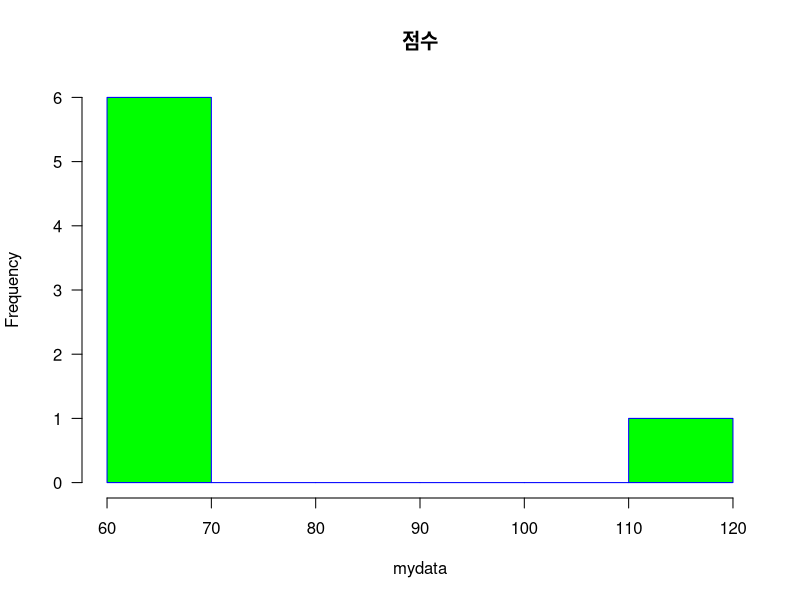
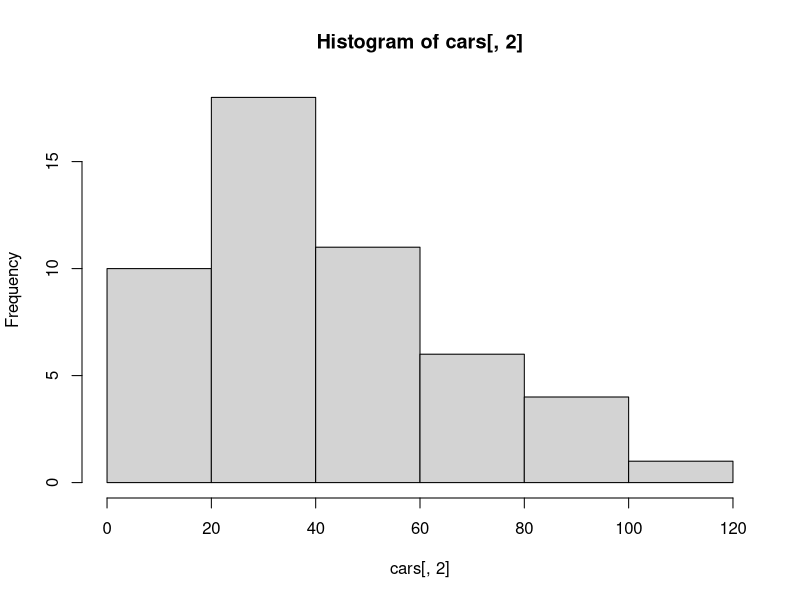
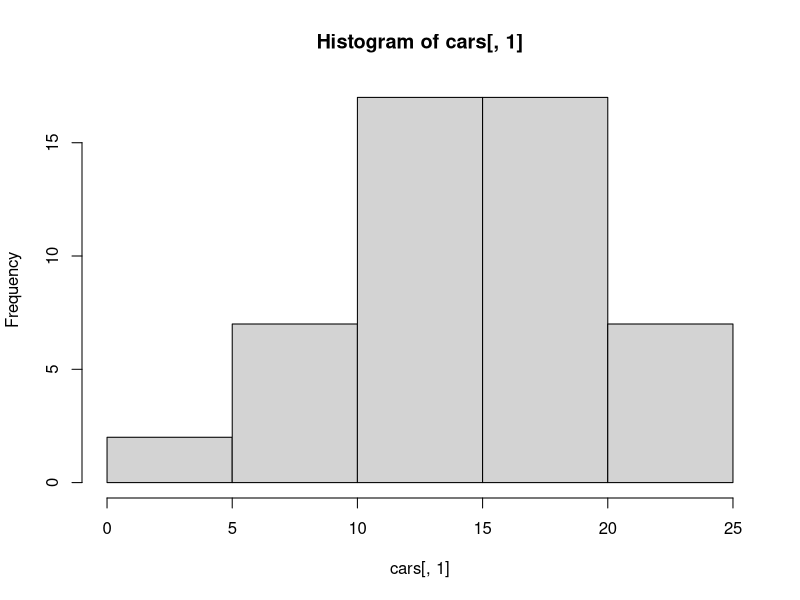
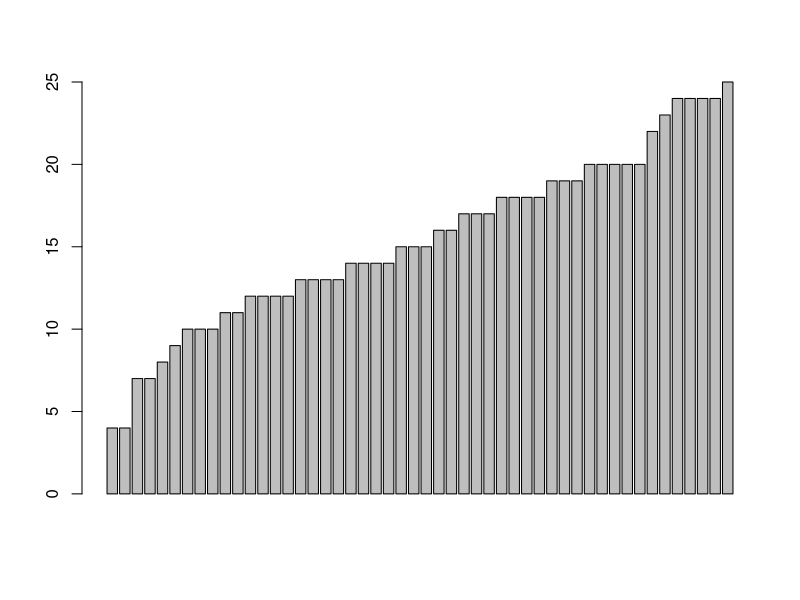
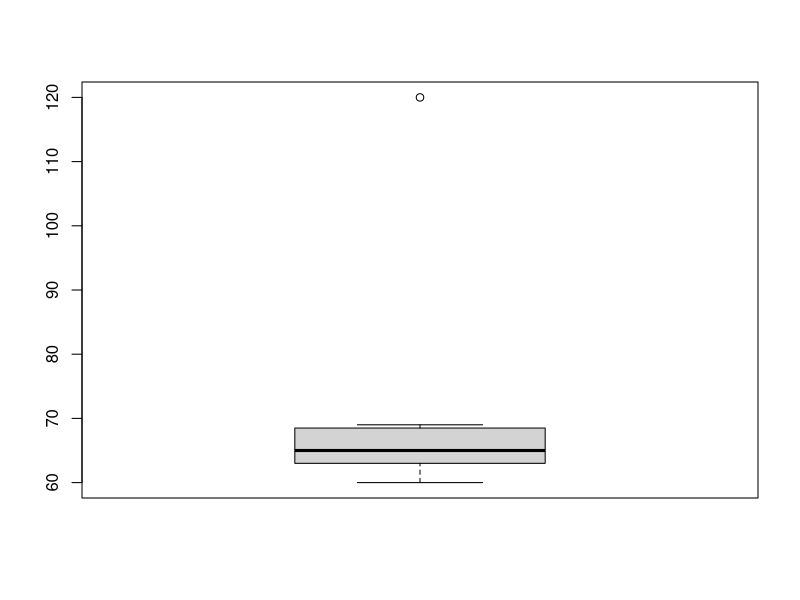
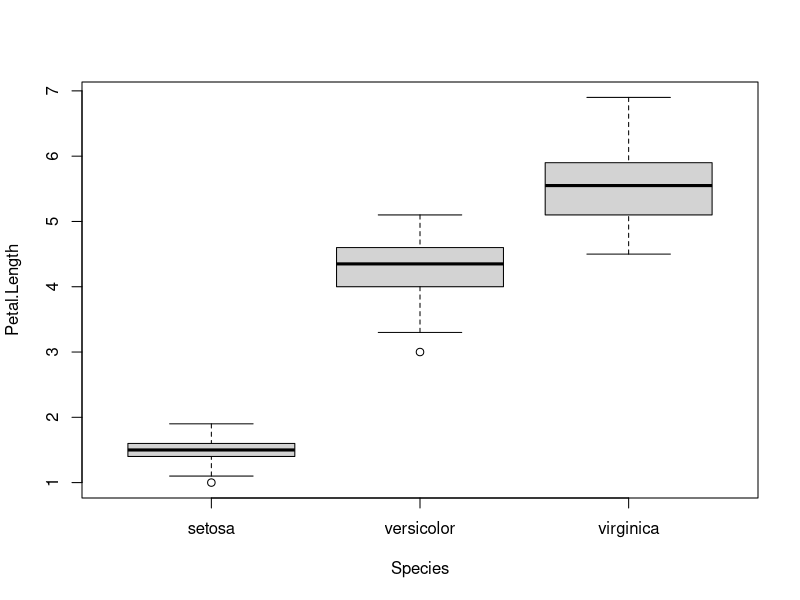
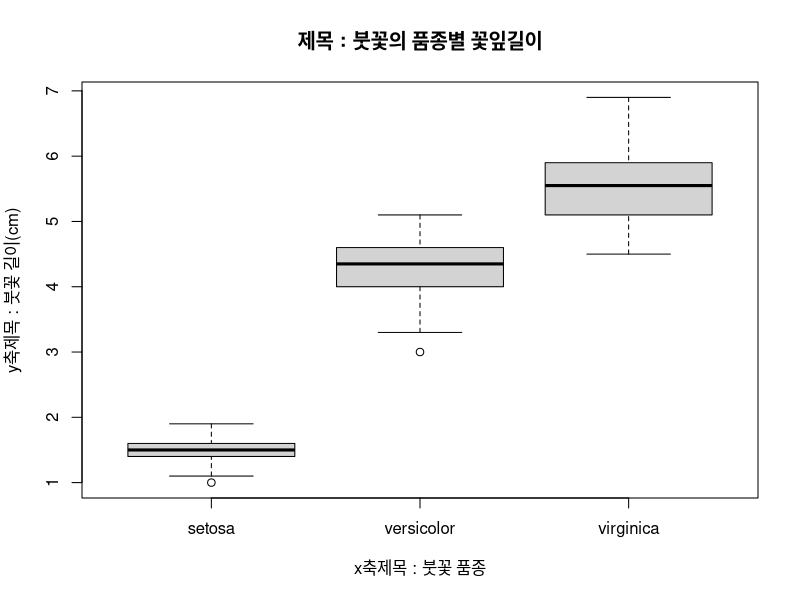
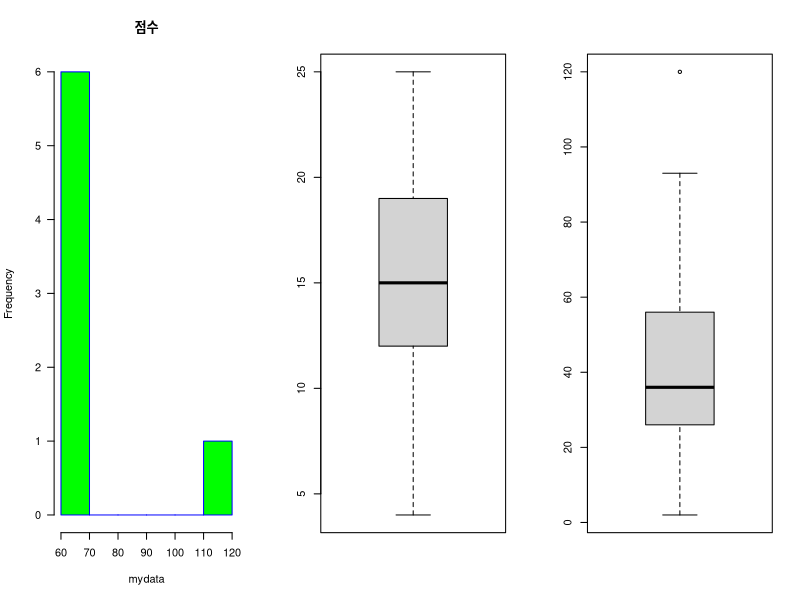

Source code (R) for these figures, in order: (Note: this script raises an error after producing the figures.)
mydata = c(60,62,64,65,68,69,120)
quantile(mydata, (0:10)/10)
summary(mydata)
var(mydata) # 분(얼마나 데이터들이 흩어져있나 수치화)
sd(mydata) # 표준편차(얼마나 데이터들이 흩어져있나 수치화)
range(mydata) # 범위 : 최소~최대
diff(range(mydata)) # 범위 : 최소~최대 뺀값
hist(mydata, main="점수", col="green", border="blue", las=1, breaks=5) #그래프 그려줌

head(cars)
dim(cars)
str(cars)
hist(cars[,2])
hist(cars[,1])
barplot(cars[,1])

dist = cars[,2]
boxplot.stats(dist)
boxplot(mydata)

head(iris)
unique(iris$Species)
boxplot(Petal.Length~Species, data=iris)
boxplot(Petal.Length~Species, data=iris, main="제목 : 붓꽃의 품종별 꽃잎길이",
        xlab="x축제목 : 붓꽃 품종",
        ylab="y축제목 : 붓꽃 길이(cm)")

par(mfrow=c(1,3))
hist(mydata, main="점수", col="green", border="blue", las=1, breaks=5)
boxplot(cars[,1])
boxplot(cars[,2])
par(mfrow=c(1,1))

class(esoph)
head(esoph)
head(tabaco)
class(tabaco)
tabaco
tabaco = esoph[,'tobgp']
unique(tabaco)
table(tabaco)
hist(table(tabaco))
barplot(table(tabaco))

result = c('P', 'P', 'F', 'P', 'F', 'P', 'F', 'P', 'P', 'F')
table(result)
barplot(table(result))
pie(table(result))

season = c("여름", "겨울", "봄", "가을", "여름", "가을", "겨울", "여름", "여름", "가을")
table(season)
barplot(table(season))
pie(table(season))

score = c(90,85,73,80,85,65,78,50,68,96)
names(score) = c('kor','eng','ath','hist','soc','music','bio','earth','phy','art')
score
mean(score)
median(score)
sd(score)
names(score[score==max(score)])
boxplot(score)
barplot(score)
hist(score, main="학생성적", col="purple", breaks=10)

head(mtcars)
mean(mtcars$wt)
median(mtcars$wt)
sd(mtcars$wt)
summary(mtcars$wt)
table(mtcars$cyl)
table(mtcars$wt)
hist(table(mtcars$cyl))
hist(table(mtcars$wt))
barplot(table(mtcars$cyl))
                                                                                  boxplot(mtcars$wt)
boxplot(mtcars$disp)
boxplot(mpg~gear, data=mtcars)
par(mfrow=c(1,1))



















